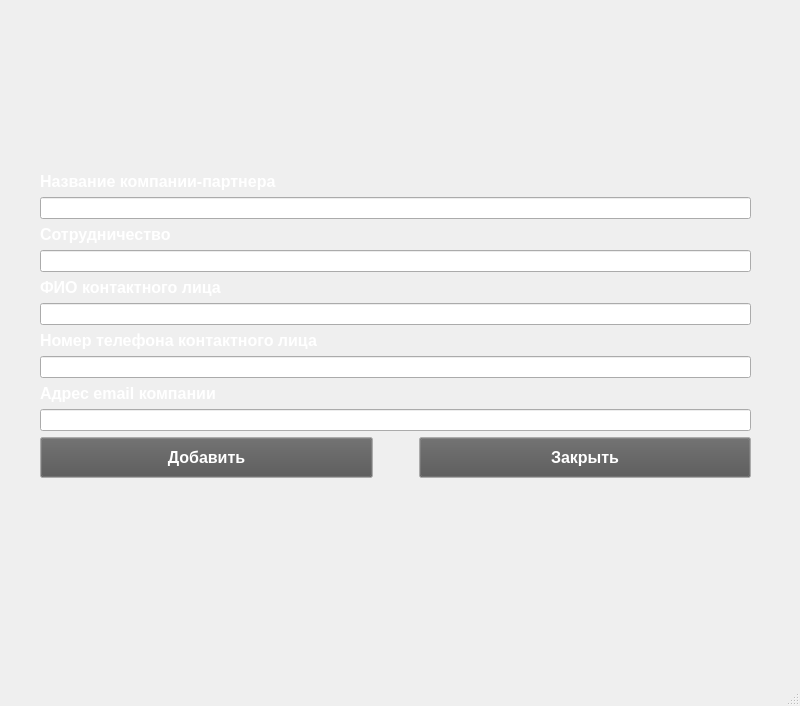
<?xml version="1.0" encoding="UTF-8"?>
<ui version="4.0">
 <class>PartnerTableInsertWindow</class>
 <widget class="QMainWindow" name="PartnerTableInsertWindow">
  <property name="geometry">
   <rect>
    <x>0</x>
    <y>0</y>
    <width>800</width>
    <height>706</height>
   </rect>
  </property>
  <property name="windowTitle">
   <string>MainWindow</string>
  </property>
  <widget class="QWidget" name="centralwidget">
   <widget class="QWidget" name="gridLayoutWidget">
    <property name="geometry">
     <rect>
      <x>0</x>
      <y>0</y>
      <width>791</width>
      <height>651</height>
     </rect>
    </property>
    <layout class="QGridLayout" name="gridLayout">
     <item row="1" column="0">
      <spacer name="horizontalSpacer_2">
       <property name="orientation">
        <enum>Qt::Orientation::Horizontal</enum>
       </property>
       <property name="sizeType">
        <enum>QSizePolicy::Policy::Fixed</enum>
       </property>
       <property name="sizeHint" stdset="0">
        <size>
         <width>40</width>
         <height>20</height>
        </size>
       </property>
      </spacer>
     </item>
     <item row="0" column="2">
      <spacer name="verticalSpacer">
       <property name="orientation">
        <enum>Qt::Orientation::Vertical</enum>
       </property>
       <property name="sizeType">
        <enum>QSizePolicy::Policy::Fixed</enum>
       </property>
       <property name="sizeHint" stdset="0">
        <size>
         <width>20</width>
         <height>40</height>
        </size>
       </property>
      </spacer>
     </item>
     <item row="1" column="3">
      <spacer name="horizontalSpacer">
       <property name="orientation">
        <enum>Qt::Orientation::Horizontal</enum>
       </property>
       <property name="sizeType">
        <enum>QSizePolicy::Policy::Fixed</enum>
       </property>
       <property name="sizeHint" stdset="0">
        <size>
         <width>40</width>
         <height>20</height>
        </size>
       </property>
      </spacer>
     </item>
     <item row="2" column="2">
      <spacer name="verticalSpacer_2">
       <property name="orientation">
        <enum>Qt::Orientation::Vertical</enum>
       </property>
       <property name="sizeType">
        <enum>QSizePolicy::Policy::Fixed</enum>
       </property>
       <property name="sizeHint" stdset="0">
        <size>
         <width>20</width>
         <height>40</height>
        </size>
       </property>
      </spacer>
     </item>
     <item row="1" column="2">
      <layout class="QVBoxLayout" name="verticalLayout">
       <property name="sizeConstraint">
        <enum>QLayout::SizeConstraint::SetFixedSize</enum>
       </property>
       <item>
        <widget class="QLabel" name="nameLabel">
         <property name="sizePolicy">
          <sizepolicy hsizetype="Fixed" vsizetype="Fixed">
           <horstretch>0</horstretch>
           <verstretch>0</verstretch>
          </sizepolicy>
         </property>
         <property name="palette">
          <palette>
           <active>
            <colorrole role="WindowText">
             <brush brushstyle="SolidPattern">
              <color alpha="255">
               <red>255</red>
               <green>255</green>
               <blue>255</blue>
              </color>
             </brush>
            </colorrole>
           </active>
           <inactive>
            <colorrole role="WindowText">
             <brush brushstyle="SolidPattern">
              <color alpha="255">
               <red>255</red>
               <green>255</green>
               <blue>255</blue>
              </color>
             </brush>
            </colorrole>
           </inactive>
           <disabled/>
          </palette>
         </property>
         <property name="font">
          <font>
           <pointsize>12</pointsize>
           <bold>true</bold>
          </font>
         </property>
         <property name="text">
          <string>Название компании-партнера</string>
         </property>
        </widget>
       </item>
       <item>
        <widget class="QLineEdit" name="nameLineEdit"/>
       </item>
       <item>
        <widget class="QLabel" name="yearLabel">
         <property name="sizePolicy">
          <sizepolicy hsizetype="Fixed" vsizetype="Fixed">
           <horstretch>0</horstretch>
           <verstretch>0</verstretch>
          </sizepolicy>
         </property>
         <property name="palette">
          <palette>
           <active>
            <colorrole role="WindowText">
             <brush brushstyle="SolidPattern">
              <color alpha="255">
               <red>255</red>
               <green>255</green>
               <blue>255</blue>
              </color>
             </brush>
            </colorrole>
           </active>
           <inactive>
            <colorrole role="WindowText">
             <brush brushstyle="SolidPattern">
              <color alpha="255">
               <red>255</red>
               <green>255</green>
               <blue>255</blue>
              </color>
             </brush>
            </colorrole>
           </inactive>
           <disabled/>
          </palette>
         </property>
         <property name="font">
          <font>
           <pointsize>12</pointsize>
           <bold>true</bold>
          </font>
         </property>
         <property name="text">
          <string>Сотрудничество</string>
         </property>
        </widget>
       </item>
       <item>
        <widget class="QLineEdit" name="roleLineEdit"/>
       </item>
       <item>
        <widget class="QLabel" name="statusLabel_3">
         <property name="sizePolicy">
          <sizepolicy hsizetype="Fixed" vsizetype="Fixed">
           <horstretch>0</horstretch>
           <verstretch>0</verstretch>
          </sizepolicy>
         </property>
         <property name="palette">
          <palette>
           <active>
            <colorrole role="WindowText">
             <brush brushstyle="SolidPattern">
              <color alpha="255">
               <red>255</red>
               <green>255</green>
               <blue>255</blue>
              </color>
             </brush>
            </colorrole>
           </active>
           <inactive>
            <colorrole role="WindowText">
             <brush brushstyle="SolidPattern">
              <color alpha="255">
               <red>255</red>
               <green>255</green>
               <blue>255</blue>
              </color>
             </brush>
            </colorrole>
           </inactive>
           <disabled/>
          </palette>
         </property>
         <property name="font">
          <font>
           <pointsize>12</pointsize>
           <bold>true</bold>
          </font>
         </property>
         <property name="text">
          <string>ФИО контактного лица</string>
         </property>
        </widget>
       </item>
       <item>
        <widget class="QLineEdit" name="contactLineEdit"/>
       </item>
       <item>
        <widget class="QLabel" name="phoneLabel">
         <property name="sizePolicy">
          <sizepolicy hsizetype="Fixed" vsizetype="Fixed">
           <horstretch>0</horstretch>
           <verstretch>0</verstretch>
          </sizepolicy>
         </property>
         <property name="minimumSize">
          <size>
           <width>100</width>
           <height>0</height>
          </size>
         </property>
         <property name="palette">
          <palette>
           <active>
            <colorrole role="WindowText">
             <brush brushstyle="SolidPattern">
              <color alpha="255">
               <red>255</red>
               <green>255</green>
               <blue>255</blue>
              </color>
             </brush>
            </colorrole>
           </active>
           <inactive>
            <colorrole role="WindowText">
             <brush brushstyle="SolidPattern">
              <color alpha="255">
               <red>255</red>
               <green>255</green>
               <blue>255</blue>
              </color>
             </brush>
            </colorrole>
           </inactive>
           <disabled/>
          </palette>
         </property>
         <property name="font">
          <font>
           <pointsize>12</pointsize>
           <bold>true</bold>
          </font>
         </property>
         <property name="text">
          <string>Номер телефона контактного лица</string>
         </property>
        </widget>
       </item>
       <item>
        <widget class="QLineEdit" name="phoneLineEdit"/>
       </item>
       <item>
        <widget class="QLabel" name="emailLabel">
         <property name="sizePolicy">
          <sizepolicy hsizetype="Fixed" vsizetype="Fixed">
           <horstretch>0</horstretch>
           <verstretch>0</verstretch>
          </sizepolicy>
         </property>
         <property name="palette">
          <palette>
           <active>
            <colorrole role="WindowText">
             <brush brushstyle="SolidPattern">
              <color alpha="255">
               <red>255</red>
               <green>255</green>
               <blue>255</blue>
              </color>
             </brush>
            </colorrole>
           </active>
           <inactive>
            <colorrole role="WindowText">
             <brush brushstyle="SolidPattern">
              <color alpha="255">
               <red>255</red>
               <green>255</green>
               <blue>255</blue>
              </color>
             </brush>
            </colorrole>
           </inactive>
           <disabled/>
          </palette>
         </property>
         <property name="font">
          <font>
           <pointsize>12</pointsize>
           <bold>true</bold>
          </font>
         </property>
         <property name="text">
          <string>Адрес email компании</string>
         </property>
        </widget>
       </item>
       <item>
        <widget class="QLineEdit" name="emailLineEdit"/>
       </item>
       <item>
        <layout class="QHBoxLayout" name="horizontalLayout">
         <property name="sizeConstraint">
          <enum>QLayout::SizeConstraint::SetMinAndMaxSize</enum>
         </property>
         <item>
          <widget class="QPushButton" name="insertButton">
           <property name="minimumSize">
            <size>
             <width>200</width>
             <height>41</height>
            </size>
           </property>
           <property name="palette">
            <palette>
             <active>
              <colorrole role="Button">
               <brush brushstyle="SolidPattern">
                <color alpha="255">
                 <red>84</red>
                 <green>84</green>
                 <blue>84</blue>
                </color>
               </brush>
              </colorrole>
              <colorrole role="ButtonText">
               <brush brushstyle="SolidPattern">
                <color alpha="255">
                 <red>255</red>
                 <green>255</green>
                 <blue>255</blue>
                </color>
               </brush>
              </colorrole>
             </active>
             <inactive>
              <colorrole role="Button">
               <brush brushstyle="SolidPattern">
                <color alpha="255">
                 <red>84</red>
                 <green>84</green>
                 <blue>84</blue>
                </color>
               </brush>
              </colorrole>
              <colorrole role="ButtonText">
               <brush brushstyle="SolidPattern">
                <color alpha="255">
                 <red>255</red>
                 <green>255</green>
                 <blue>255</blue>
                </color>
               </brush>
              </colorrole>
             </inactive>
             <disabled>
              <colorrole role="Button">
               <brush brushstyle="SolidPattern">
                <color alpha="255">
                 <red>84</red>
                 <green>84</green>
                 <blue>84</blue>
                </color>
               </brush>
              </colorrole>
             </disabled>
            </palette>
           </property>
           <property name="font">
            <font>
             <pointsize>12</pointsize>
             <bold>true</bold>
            </font>
           </property>
           <property name="text">
            <string>Добавить</string>
           </property>
          </widget>
         </item>
         <item>
          <spacer name="horizontalSpacer_3">
           <property name="orientation">
            <enum>Qt::Orientation::Horizontal</enum>
           </property>
           <property name="sizeType">
            <enum>QSizePolicy::Policy::Fixed</enum>
           </property>
           <property name="sizeHint" stdset="0">
            <size>
             <width>40</width>
             <height>20</height>
            </size>
           </property>
          </spacer>
         </item>
         <item>
          <widget class="QPushButton" name="closeButton">
           <property name="minimumSize">
            <size>
             <width>200</width>
             <height>41</height>
            </size>
           </property>
           <property name="palette">
            <palette>
             <active>
              <colorrole role="Button">
               <brush brushstyle="SolidPattern">
                <color alpha="255">
                 <red>84</red>
                 <green>84</green>
                 <blue>84</blue>
                </color>
               </brush>
              </colorrole>
              <colorrole role="ButtonText">
               <brush brushstyle="SolidPattern">
                <color alpha="255">
                 <red>255</red>
                 <green>255</green>
                 <blue>255</blue>
                </color>
               </brush>
              </colorrole>
             </active>
             <inactive>
              <colorrole role="Button">
               <brush brushstyle="SolidPattern">
                <color alpha="255">
                 <red>84</red>
                 <green>84</green>
                 <blue>84</blue>
                </color>
               </brush>
              </colorrole>
              <colorrole role="ButtonText">
               <brush brushstyle="SolidPattern">
                <color alpha="255">
                 <red>255</red>
                 <green>255</green>
                 <blue>255</blue>
                </color>
               </brush>
              </colorrole>
             </inactive>
             <disabled>
              <colorrole role="Button">
               <brush brushstyle="SolidPattern">
                <color alpha="255">
                 <red>84</red>
                 <green>84</green>
                 <blue>84</blue>
                </color>
               </brush>
              </colorrole>
             </disabled>
            </palette>
           </property>
           <property name="font">
            <font>
             <pointsize>12</pointsize>
             <bold>true</bold>
            </font>
           </property>
           <property name="text">
            <string>Закрыть</string>
           </property>
          </widget>
         </item>
        </layout>
       </item>
      </layout>
     </item>
    </layout>
   </widget>
  </widget>
  <widget class="QMenuBar" name="menubar">
   <property name="geometry">
    <rect>
     <x>0</x>
     <y>0</y>
     <width>800</width>
     <height>21</height>
    </rect>
   </property>
  </widget>
  <widget class="QStatusBar" name="statusbar"/>
 </widget>
 <resources/>
 <connections/>
</ui>
